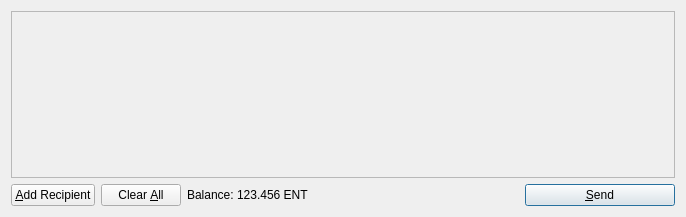
<?xml version="1.0" encoding="UTF-8"?>
<ui version="4.0">
 <class>SendCoinsDialog</class>
 <widget class="QDialog" name="SendCoinsDialog">
  <property name="geometry">
   <rect>
    <x>0</x>
    <y>0</y>
    <width>686</width>
    <height>217</height>
   </rect>
  </property>
  <property name="windowTitle">
   <string>Send Coins</string>
  </property>
  <layout class="QVBoxLayout" name="verticalLayout">
   <item>
    <widget class="QScrollArea" name="scrollArea">
     <property name="widgetResizable">
      <bool>true</bool>
     </property>
     <widget class="QWidget" name="scrollAreaWidgetContents">
      <property name="geometry">
       <rect>
        <x>0</x>
        <y>0</y>
        <width>666</width>
        <height>165</height>
       </rect>
      </property>
      <layout class="QVBoxLayout" name="verticalLayout_2">
       <property name="margin">
        <number>0</number>
       </property>
       <item>
        <layout class="QVBoxLayout" name="entries">
         <property name="spacing">
          <number>6</number>
         </property>
        </layout>
       </item>
       <item>
        <spacer name="verticalSpacer">
         <property name="orientation">
          <enum>Qt::Vertical</enum>
         </property>
         <property name="sizeHint" stdset="0">
          <size>
           <width>20</width>
           <height>40</height>
          </size>
         </property>
        </spacer>
       </item>
      </layout>
     </widget>
    </widget>
   </item>
   <item>
    <layout class="QHBoxLayout" name="horizontalLayout">
     <item>
      <widget class="QPushButton" name="addButton">
       <property name="toolTip">
        <string>Send to multiple recipients at once</string>
       </property>
       <property name="text">
        <string>&amp;Add Recipient</string>
       </property>
       <property name="icon">
        <iconset resource="../bitcoin.qrc">
         <normaloff>:/icons/add</normaloff>:/icons/add</iconset>
       </property>
       <property name="autoDefault">
        <bool>false</bool>
       </property>
      </widget>
     </item>
     <item>
      <widget class="QPushButton" name="clearButton">
       <property name="sizePolicy">
        <sizepolicy hsizetype="Minimum" vsizetype="Fixed">
         <horstretch>0</horstretch>
         <verstretch>0</verstretch>
        </sizepolicy>
       </property>
       <property name="toolTip">
        <string>Remove all transaction fields</string>
       </property>
       <property name="text">
        <string>Clear &amp;All</string>
       </property>
       <property name="icon">
        <iconset resource="../bitcoin.qrc">
         <normaloff>:/icons/remove</normaloff>:/icons/remove</iconset>
       </property>
       <property name="autoRepeatDelay">
        <number>300</number>
       </property>
       <property name="autoDefault">
        <bool>false</bool>
       </property>
      </widget>
     </item>
     <item>
      <layout class="QHBoxLayout" name="horizontalLayout_2">
       <property name="spacing">
        <number>3</number>
       </property>
       <item>
        <widget class="QLabel" name="label">
         <property name="text">
          <string>Balance:</string>
         </property>
        </widget>
       </item>
       <item>
        <widget class="QLabel" name="labelBalance">
         <property name="cursor">
          <cursorShape>IBeamCursor</cursorShape>
         </property>
         <property name="text">
          <string>123.456 ENT</string>
         </property>
         <property name="textInteractionFlags">
          <set>Qt::LinksAccessibleByMouse|Qt::TextSelectableByKeyboard|Qt::TextSelectableByMouse</set>
         </property>
        </widget>
       </item>
      </layout>
     </item>
     <item>
      <spacer name="horizontalSpacer">
       <property name="orientation">
        <enum>Qt::Horizontal</enum>
       </property>
       <property name="sizeHint" stdset="0">
        <size>
         <width>40</width>
         <height>20</height>
        </size>
       </property>
      </spacer>
     </item>
     <item>
      <widget class="QPushButton" name="sendButton">
       <property name="minimumSize">
        <size>
         <width>150</width>
         <height>0</height>
        </size>
       </property>
       <property name="toolTip">
        <string>Confirm the send action</string>
       </property>
       <property name="text">
        <string>&amp;Send</string>
       </property>
       <property name="icon">
        <iconset resource="../bitcoin.qrc">
         <normaloff>:/icons/send</normaloff>:/icons/send</iconset>
       </property>
       <property name="default">
        <bool>true</bool>
       </property>
      </widget>
     </item>
    </layout>
   </item>
  </layout>
 </widget>
 <resources>
  <include location="../bitcoin.qrc"/>
 </resources>
 <connections/>
</ui>
